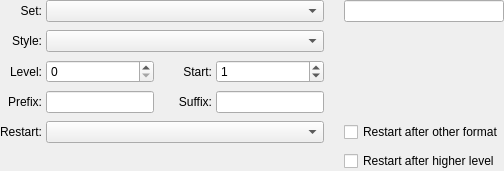
         <widget class="QWidget" name="pageNumbered">
          <layout class="QVBoxLayout" name="verticalLayout_10">
           <property name="spacing">
            <number>4</number>
           </property>
           <property name="leftMargin">
            <number>0</number>
           </property>
           <property name="topMargin">
            <number>0</number>
           </property>
           <property name="rightMargin">
            <number>0</number>
           </property>
           <property name="bottomMargin">
            <number>0</number>
           </property>
           <item>
            <layout class="QGridLayout" name="gridLayout_2" columnstretch="0,0,0,0,0,0,0,1">
             <property name="horizontalSpacing">
              <number>4</number>
             </property>
             <property name="verticalSpacing">
              <number>8</number>
             </property>
             <item row="1" column="0">
              <widget class="QLabel" name="numFormatLabel">
               <property name="text">
                <string>Style:</string>
               </property>
               <property name="alignment">
                <set>Qt::AlignmentFlag::AlignRight|Qt::AlignmentFlag::AlignTrailing|Qt::AlignmentFlag::AlignVCenter</set>
               </property>
               <property name="buddy">
                <cstring>numFormatCombo</cstring>
               </property>
              </widget>
             </item>
             <item row="2" column="0">
              <widget class="QLabel" name="numLevelLabel">
               <property name="text">
                <string>Level:</string>
               </property>
               <property name="alignment">
                <set>Qt::AlignmentFlag::AlignRight|Qt::AlignmentFlag::AlignTrailing|Qt::AlignmentFlag::AlignVCenter</set>
               </property>
              </widget>
             </item>
             <item row="2" column="3">
              <widget class="QLabel" name="numStartLabel">
               <property name="text">
                <string>Start:</string>
               </property>
               <property name="alignment">
                <set>Qt::AlignmentFlag::AlignRight|Qt::AlignmentFlag::AlignTrailing|Qt::AlignmentFlag::AlignVCenter</set>
               </property>
              </widget>
             </item>
             <item row="0" column="0">
              <widget class="QLabel" name="numComboLabel">
               <property name="text">
                <string>Set:</string>
               </property>
               <property name="alignment">
                <set>Qt::AlignmentFlag::AlignRight|Qt::AlignmentFlag::AlignTrailing|Qt::AlignmentFlag::AlignVCenter</set>
               </property>
              </widget>
             </item>
             <item row="4" column="6">
              <widget class="SMCheckBox" name="numRestartOtherBox">
               <property name="text">
                <string>Restart after other format</string>
               </property>
              </widget>
             </item>
             <item row="3" column="1">
              <widget class="QLineEdit" name="numPrefix">
               <property name="toolTip">
                <string>List number prefix</string>
               </property>
              </widget>
             </item>
             <item row="4" column="0">
              <widget class="QLabel" name="numRestartLabel">
               <property name="text">
                <string>Restart:</string>
               </property>
               <property name="alignment">
                <set>Qt::AlignmentFlag::AlignRight|Qt::AlignmentFlag::AlignTrailing|Qt::AlignmentFlag::AlignVCenter</set>
               </property>
              </widget>
             </item>
             <item row="0" column="1" colspan="4">
              <widget class="SMScComboBox" name="numComboBox">
               <property name="currentIndex">
                <number>-1</number>
               </property>
               <property name="minimumContentsLength">
                <number>10</number>
               </property>
              </widget>
             </item>
             <item row="5" column="6">
              <widget class="SMCheckBox" name="numRestartHigherBox">
               <property name="text">
                <string>Restart after higher level</string>
               </property>
              </widget>
             </item>
             <item row="2" column="2">
              <spacer name="horizontalSpacer_15">
               <property name="orientation">
                <enum>Qt::Orientation::Horizontal</enum>
               </property>
               <property name="sizeType">
                <enum>QSizePolicy::Policy::Fixed</enum>
               </property>
               <property name="sizeHint" stdset="0">
                <size>
                 <width>16</width>
                 <height>20</height>
                </size>
               </property>
              </spacer>
             </item>
             <item row="3" column="4">
              <widget class="QLineEdit" name="numSuffix">
               <property name="toolTip">
                <string>List number suffix</string>
               </property>
              </widget>
             </item>
             <item row="3" column="0">
              <widget class="QLabel" name="numPrefixLabel">
               <property name="text">
                <string>Prefix:</string>
               </property>
               <property name="alignment">
                <set>Qt::AlignmentFlag::AlignRight|Qt::AlignmentFlag::AlignTrailing|Qt::AlignmentFlag::AlignVCenter</set>
               </property>
              </widget>
             </item>
             <item row="0" column="5">
              <spacer name="horizontalSpacer_17">
               <property name="orientation">
                <enum>Qt::Orientation::Horizontal</enum>
               </property>
               <property name="sizeType">
                <enum>QSizePolicy::Policy::Fixed</enum>
               </property>
               <property name="sizeHint" stdset="0">
                <size>
                 <width>16</width>
                 <height>20</height>
                </size>
               </property>
              </spacer>
             </item>
             <item row="2" column="1">
              <widget class="SMSpinBox" name="numLevelSpin">
               <property name="toolTip">
                <string>Hierarchy level of list numbering</string>
               </property>
              </widget>
             </item>
             <item row="4" column="1" colspan="4">
              <widget class="SMScComboBox" name="numRestartCombo"/>
             </item>
             <item row="4" column="7">
              <spacer name="horizontalSpacer_9">
               <property name="orientation">
                <enum>Qt::Orientation::Horizontal</enum>
               </property>
               <property name="sizeHint" stdset="0">
                <size>
                 <width>0</width>
                 <height>20</height>
                </size>
               </property>
              </spacer>
             </item>
             <item row="1" column="1" colspan="4">
              <widget class="SMNumFormatCombo" name="numFormatCombo">
               <property name="sizePolicy">
                <sizepolicy hsizetype="Expanding" vsizetype="Fixed">
                 <horstretch>0</horstretch>
                 <verstretch>0</verstretch>
                </sizepolicy>
               </property>
               <property name="toolTip">
                <string>List numbering style</string>
               </property>
              </widget>
             </item>
             <item row="2" column="4">
              <widget class="SMSpinBox" name="numStartSpin">
               <property name="toolTip">
                <string>Starting number of the list count</string>
               </property>
               <property name="maximum">
                <number>99999</number>
               </property>
               <property name="value">
                <number>1</number>
               </property>
              </widget>
             </item>
             <item row="3" column="3">
              <widget class="QLabel" name="numSuffixLabel">
               <property name="text">
                <string>Suffix:</string>
               </property>
               <property name="alignment">
                <set>Qt::AlignmentFlag::AlignRight|Qt::AlignmentFlag::AlignTrailing|Qt::AlignmentFlag::AlignVCenter</set>
               </property>
              </widget>
             </item>
             <item row="0" column="6">
              <widget class="FormWidget" name="formWidget_2">
               <property name="sizePolicy">
                <sizepolicy hsizetype="Preferred" vsizetype="Minimum">
                 <horstretch>0</horstretch>
                 <verstretch>0</verstretch>
                </sizepolicy>
               </property>
               <property name="label" stdset="0">
                <string>New Set:</string>
               </property>
               <property name="direction">
                <enum>FormWidget::LabelPosition::Left</enum>
               </property>
               <property name="useSmallFont">
                <bool>false</bool>
               </property>
               <layout class="QHBoxLayout" name="horizontalLayout_25">
                <property name="leftMargin">
                 <number>0</number>
                </property>
                <property name="topMargin">
                 <number>0</number>
                </property>
                <property name="rightMargin">
                 <number>0</number>
                </property>
                <property name="bottomMargin">
                 <number>0</number>
                </property>
                <item>
                 <widget class="QLineEdit" name="numNewLineEdit"/>
                </item>
               </layout>
              </widget>
             </item>
            </layout>
           </item>
          </layout>
         </widget>
